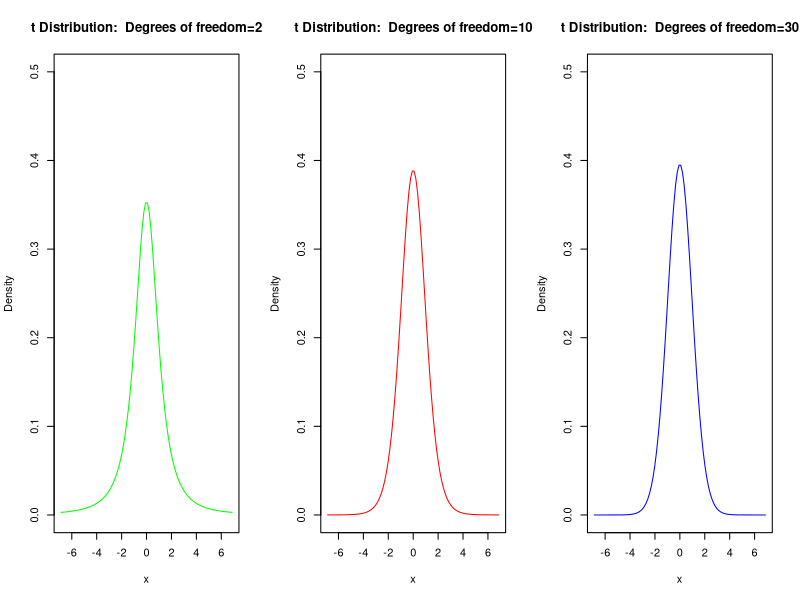

Source code (R): (Note: this script raises an error after producing the figure.)
## ---- chunk 1
par(mfrow=c(1,3))
elif <- seq(-6.869, 6.869, length.out=100)
plot(elif, dt(elif, df=2), xlab="x", ylab="Density",main=paste("t Distribution:  Degrees of freedom=2"),type="l",col="green",ylim=c(0,0.5))
plot(elif, dt(elif,df=10), xlab="x", ylab="Density",main=paste("t Distribution:  Degrees of freedom=10"),type="l",col="red",ylim=c(0,0.5))
plot(elif, dt(elif,df=30), xlab="x", ylab="Density",main=paste("t Distribution:  Degrees of freedom=30"),type="l",col="blue",ylim=c(0,0.5))
## ---- chunk 2
knitr::include_graphics("/Users/Ian/Dropbox (IsD)/QPM/bookdown-minimal-master/bookdown-minimal-master/_bookdown_files/Lab_Files/19.png")
